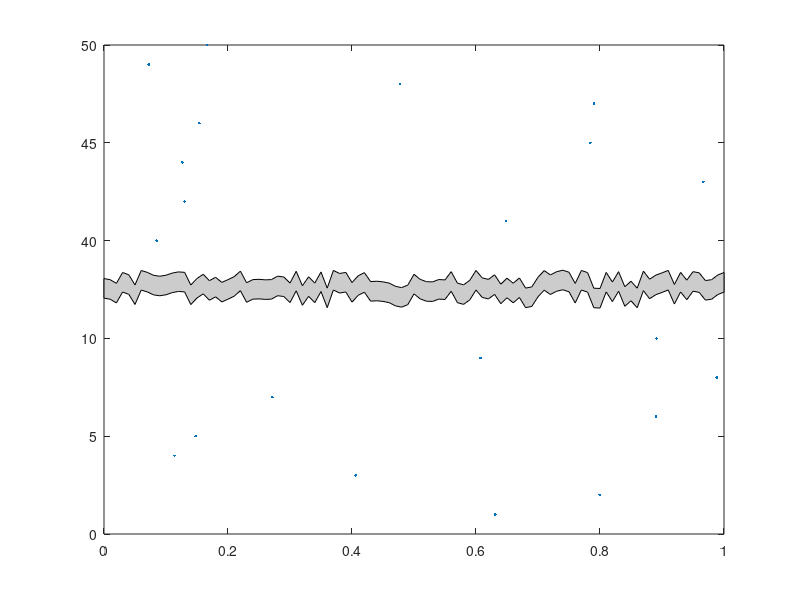

Write MATLAB code to recreate this figure.
function h=breakPlot(x,y,y_break_start,y_break_end,break_type)
% breakPlot(x,y,y_break_start,y_break_end,break_type)
% Produces a plot who's y-axis skips to avoid unecessary blank space
% 
% INPUT
% x
% y
% y_break_start
% y_break_end
% break_type
%    if break_type='RPatch' the plot will look torn
%       in the broken space
%    if break_type='Patch' the plot will have a more
%       regular, zig-zag tear
%    if break_plot='Line' the plot will merely have
%       some hash marks on the y-axis to denote the
%       break
%
% USAGE:
% figure;
% breakPlot(rand(1,21),[1:10,40:50],10,40,'Line');
% figure;
% breakPlot(rand(1,21),[1:10,40:50],10,40,'Patch');
% figure;
% breakPlot(rand(1,21),[1:10,40:50],10,40,'RPatch');
% figure;
% x=rand(1,21);y=[1:10,40:50];
% subplot(2,1,1);plot(x(y>=40),y(y>=40),'.');
% set(gca,'XTickLabel',[]);
% subplot(2,1,2);plot(x(y<=20),y(y<=20),'.');
%
% IT'S NOT FANCY, BUT IT WORKS.

% Michael Robbins
% robbins@bloomberg.net
% michael.robbins@bloomberg.net

% data
if nargin<5 break_type='RPatch'; end;
if nargin<4 y_break_end=40; end;
if nargin<3 y_break_start=10; end;
if nargin<2 y=[1:10,40:50]; end;
if nargin<1 x=rand(1,21); end;


y_break_mid=(y_break_end-y_break_start)./2+y_break_start;

% erase useless data
x(y>y_break_start & y <y_break_end)=[];
y(y>y_break_start & y <y_break_end)=[];

% leave room for the y_break_end
[junk,i]=min(y>=y_break_end);
if i>y_break_end
    x=[x(1:i-1) NaN x(i:end)];
    y=[y(1:i-1) y_break_mid y(i:end)];
end;

% remap
y2=y;
y2(y2>=y_break_end)=y2(y2>=y_break_end)-y_break_mid;

% plot
h=plot(x,y2,'.');

% make break
xlim=get(gca,'xlim');
ytick=get(gca,'YTick');
[junk,i]=min(ytick<=y_break_start);
y=(ytick(i)-ytick(i-1))./2+ytick(i-1);
dy=(ytick(2)-ytick(1))./10;
xtick=get(gca,'XTick');
x=xtick(1);
dx=(xtick(2)-xtick(1))./2;

switch break_type
    case 'Patch',
		% this can be vectorized
        dx=(xlim(2)-xlim(1))./10;
        yy=repmat([y-2.*dy y-dy],1,6);
        xx=xlim(1)+dx.*[0:11];
		patch([xx(:);flipud(xx(:))], ...
            [yy(:);flipud(yy(:)-2.*dy)], ...
            [.8 .8 .8])
    case 'RPatch',
		% this can be vectorized
        dx=(xlim(2)-xlim(1))./100;
        yy=y+rand(101,1).*2.*dy;
        xx=xlim(1)+dx.*(0:100);
		patch([xx(:);flipud(xx(:))], ...
            [yy(:);flipud(yy(:)-2.*dy)], ...
            [.8 .8 .8])
    case 'Line',
		line([x-dx x   ],[y-2.*dy y-dy   ]);
		line([x    x+dx],[y+dy    y+2.*dy]);
		line([x-dx x   ],[y-3.*dy y-2.*dy]);
		line([x    x+dx],[y+2.*dy y+3.*dy]);
end;
set(gca,'xlim',xlim);

% map back
ytick(ytick>y_break_start)=ytick(ytick>y_break_start)+y_break_mid;
for i=1:length(ytick)
   yticklabel{i}=sprintf('%d',ytick(i));
end;
set(gca,'yticklabel',yticklabel);

